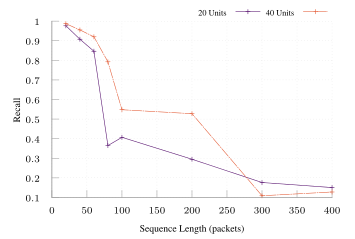

Source code (gnuplot):
set terminal tikz standalone color size 9cm,6cm font '\scriptsize' preamble '\usepackage{microtype} \usepackage{times} \usepackage[T1]{fontenc} \usepackage{siunitx}\sisetup{detect-all}'
set output "cubic-vs-bbr-recall.tex"

load "gnuplot-palettes/inferno.pal"

set style line 102 lc rgb '#a0a0a0' lt 1 lw 1
set border ls 102
set colorbox border 102
set key textcolor rgb "black"
set tics textcolor rgb "black"
set label textcolor rgb "black"

set border 3
set grid x y
set xtics nomirror
set ytics nomirror

#set key autotitle columnhead
set datafile separator ","

set xlabel "Sequence Length (packets)"
set ylabel "Recall"

# set yrange [0.0:1.0]
set key outside top horizontal
set key font ",6"

plot "< awk -F, '$3==20 { print $0 }' ../results/lstm-results.csv" u 1:8 w linespoints title "20 Units" ls 3 dt 1, \
     "< awk -F, '$3==40 { print $0 }' ../results/lstm-results.csv" u 1:8 w linespoints title "40 Units"  ls 6 dt (18,2,2,2)
     # '../lstm-results.csv' u 1:3 w lines title "40 Units" ls 6 dt (18,2,2,2)
